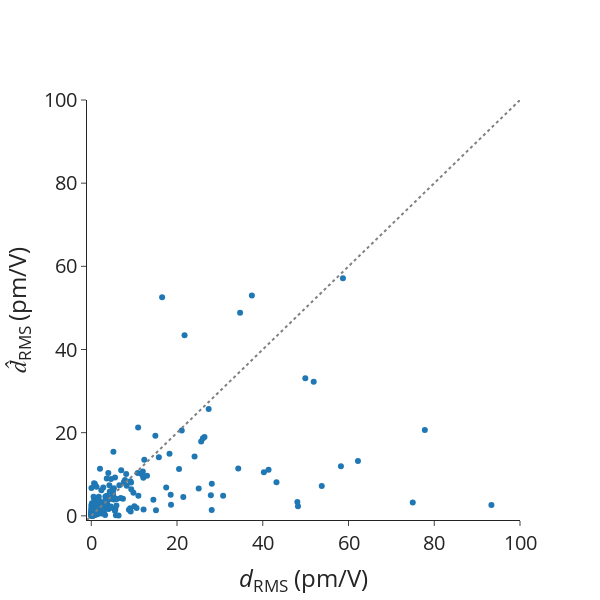

Notebook code cell kept with this figure:
### Markdown cell above
# Errors on dRMS

### Code cell
# Data

mae = mean_absolute_error(df_pred_matten["dRMS_true"], df_pred_matten["dRMS_matten"])
mape = mean_absolute_percentage_error(
    df_pred_matten["dRMS_true"], df_pred_matten["dRMS_matten"]
)
rmse = root_mean_squared_error(
    df_pred_matten["dRMS_true"], df_pred_matten["dRMS_matten"]
)
spearmanrho = spearmanr(df_pred_matten["dRMS_true"], df_pred_matten["dRMS_matten"])
print(f"MAE = {mae}")
print(f"MAPE = {mape}")
print(f"RMSE = {rmse}")
print(f"Rho_sp = {spearmanrho.statistic}")

# Scatter plot for previous outputs.
scatter_dRMS = go.Scatter(
    x=df_pred_matten["dRMS_true"],
    y=df_pred_matten["dRMS_matten"],
    mode="markers",
    name="",
    showlegend=False,
    text=[mpid for mpid in df_pred_matten.index.values],
)

ideal = go.Scatter(
    x=[-1, 200],
    y=[-1, 200],
    mode="lines",
    line=dict(color="gray", dash="dot"),
    showlegend=False,
)

# Layout
layout = go.Layout(
    # title=dict(text='Scatter Plot'),
    xaxis=dict(title="<i>d</i><sub>RMS</sub> (pm/V)", range=[-1, 100]),
    yaxis=dict(title="<i>d&#770;</i><sub>RMS</sub> (pm/V)", range=[-1, 100]),
    # legend=dict(font=dict(size=12)),
)

# Create figure
fig = go.Figure(data=[scatter_dRMS, ideal], layout=layout)

fig.update_layout(
    autosize=False,
    font_size=20,
    width=600,
    height=600,
    # plot_bgcolor="white",
    template="simple_white",
)
fig.update_layout(
    xaxis=dict(
        # tickmode = 'array',
        # tickvals = [1, 2,3,4,5,6,7,8],
        # ticktext = ['One', 'Three', 'Five', 'Seven', 'Nine', 'Eleven']
        showgrid=False,
    ),
    yaxis=dict(
        # tickmode = 'array',
        # tickvals = [1, 2,3,4,5,6,7,8],
        # ticktext = ['One', 'Three', 'Five', 'Seven', 'Nine', 'Eleven']
        showgrid=False,
    ),
)

# Show figure
fig.show()

### Figure 1 — Plotly figure (JSON) as saved in the notebook; plotly's stock layout.template omitted (floating-point values rounded to 4 significant figures; data arrays with more than 128 entries replaced by an {"elided": "..."} marker saying what was removed)
{"data": [{"mode": "markers", "name": "", "showlegend": false, "text": {"elided": "250 str values"}, "type": "scatter", "x": {"elided": "250 float values"}, "y": {"elided": "250 float values"}}, {"line": {"color": "gray", "dash": "dot"}, "mode": "lines", "showlegend": false, "type": "scatter", "x": [-1, 200], "y": [-1, 200]}], "layout": {"autosize": false, "font": {"size": 20}, "height": 600, "width": 600, "xaxis": {"range": [-1, 100], "showgrid": false, "title": {"text": "<i>d</i><sub>RMS</sub> (pm/V)"}}, "yaxis": {"range": [-1, 100], "showgrid": false, "title": {"text": "<i>d&#770;</i><sub>RMS</sub> (pm/V)"}}}}
